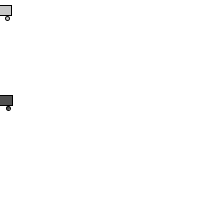
Frame 1 (no input)
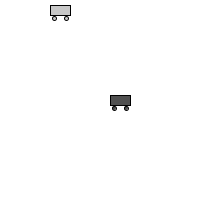
Frame 60 (the mouse pressed at the canvas centre just before this capture)
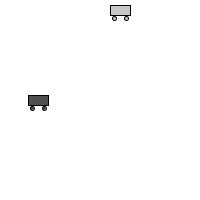
Frame 120 (the mouse held since frame 60 and released just before this capture)

The Processing sketch that drew these frames (run headless with seeded random() and noise(); from frame 60 on, the mouse is pressed at the canvas centre):

// Processing sketch: D_funcToClass2
// ── D_funcToClass2.pde
Car myCar1;
Car myCar2;

void setup() {
   size(200, 200);
   myCar1 = new Car( color(80), 0, 100, 2 ); 
   myCar2 = new Car( color(200), 0, 10, 1 );
}

void draw() {
   background(255);
   
   myCar1.move();
   myCar1.display();
   
   myCar2.move();
   myCar2.display();
}
// ── Car.pde
class Car {

    color c;
    float xpos;
    float ypos;
    float xspeed;


    Car(color _c, float _xpos, float _ypos, float _xSpeed) {
      c = _c;
      xpos = _xpos;
      ypos = _ypos;
      xspeed = _xSpeed;
    }

    void move() {
       xpos = xpos + xspeed;
       if( xpos>width ) {
           xpos = 0;
       }
    }
    
    
    void display() {
      rectMode(CENTER);
      fill(c);
      rect(xpos, ypos, 20, 10);
      ellipse(xpos-6, ypos+8, 4, 4);
      ellipse(xpos+6, ypos+8, 4, 4);
    }


}
